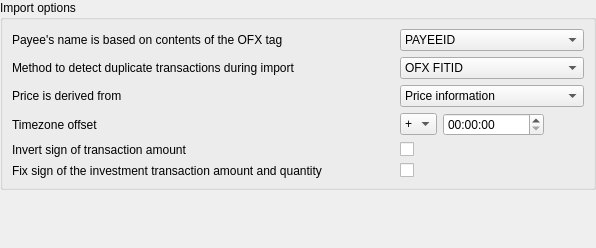
<?xml version="1.0" encoding="UTF-8"?>
<ui version="4.0">
 <class>ImportOption</class>
 <widget class="QWidget" name="ImportOption">
  <property name="geometry">
   <rect>
    <x>0</x>
    <y>0</y>
    <width>596</width>
    <height>248</height>
   </rect>
  </property>
  <layout class="QVBoxLayout" name="verticalLayout">
   <property name="leftMargin">
    <number>0</number>
   </property>
   <property name="topMargin">
    <number>0</number>
   </property>
   <property name="rightMargin">
    <number>0</number>
   </property>
   <property name="bottomMargin">
    <number>0</number>
   </property>
   <item>
    <widget class="QGroupBox" name="buttonGroupBox1">
     <property name="title">
      <string>Import options</string>
     </property>
     <layout class="QGridLayout" name="gridLayout">
      <item row="1" column="1">
       <widget class="QComboBox" name="m_uniqueIdSource">
        <item>
         <property name="text">
          <string>OFX FITID</string>
         </property>
        </item>
        <item>
         <property name="text">
          <string>KMyMoney Hash</string>
         </property>
        </item>
       </widget>
      </item>
      <item row="3" column="0">
       <widget class="QLabel" name="label">
        <property name="text">
         <string>Timezone offset</string>
        </property>
       </widget>
      </item>
      <item row="4" column="0">
       <widget class="QLabel" name="label_3">
        <property name="text">
         <string>Invert sign of transaction amount</string>
        </property>
       </widget>
      </item>
      <item row="5" column="0">
       <widget class="QLabel" name="label_4">
        <property name="text">
         <string>Fix sign of the investment transaction amount and quantity</string>
        </property>
       </widget>
      </item>
      <item row="4" column="1">
       <widget class="QCheckBox" name="m_invertAmount">
        <property name="toolTip">
         <string>&lt;html&gt;&lt;head/&gt;&lt;body&gt;&lt;p&gt;Check this if you need to invert the sign of imported transaction amounts, e.g. if you need to reverse charges and payments because your institution provides them inverted.&lt;/p&gt;&lt;/body&gt;&lt;/html&gt;</string>
        </property>
        <property name="text">
         <string/>
        </property>
       </widget>
      </item>
      <item row="5" column="1">
       <widget class="QCheckBox" name="m_fixBuySellSignage">
        <property name="toolTip">
         <string>&lt;html&gt;&lt;head/&gt;&lt;body&gt;&lt;p&gt;Check this if the investment transactions after importing have incorrect Buy/Sell type assigned, which may be caused by your institution not applying the correct negative/positive sign to the share amount or quantity value.&lt;/p&gt;&lt;/body&gt;&lt;/html&gt;</string>
        </property>
        <property name="text">
         <string/>
        </property>
       </widget>
      </item>
      <item row="1" column="0">
       <widget class="QLabel" name="label_2">
        <property name="text">
         <string>Method to detect duplicate transactions during import</string>
        </property>
       </widget>
      </item>
      <item row="0" column="0">
       <widget class="QLabel" name="textLabel3_2">
        <property name="sizePolicy">
         <sizepolicy hsizetype="Preferred" vsizetype="Preferred">
          <horstretch>1</horstretch>
          <verstretch>0</verstretch>
         </sizepolicy>
        </property>
        <property name="text">
         <string>Payee's name is based on contents of the OFX tag</string>
        </property>
        <property name="wordWrap">
         <bool>false</bool>
        </property>
       </widget>
      </item>
      <item row="0" column="1">
       <widget class="KComboBox" name="m_preferName">
        <item>
         <property name="text">
          <string notr="true">PAYEEID</string>
         </property>
        </item>
        <item>
         <property name="text">
          <string notr="true">NAME</string>
         </property>
        </item>
        <item>
         <property name="text">
          <string notr="true">MEMO</string>
         </property>
        </item>
       </widget>
      </item>
      <item row="3" column="1">
       <layout class="QHBoxLayout" name="hl2" stretch="0,1,0">
        <item>
         <widget class="KComboBox" name="m_timestampOffsetSign">
          <item>
           <property name="text">
            <string>+</string>
           </property>
          </item>
          <item>
           <property name="text">
            <string>-</string>
           </property>
          </item>
         </widget>
        </item>
        <item>
         <widget class="QTimeEdit" name="m_timestampOffset"/>
        </item>
        <item>
         <spacer name="horizontalSpacer">
          <property name="orientation">
           <enum>Qt::Horizontal</enum>
          </property>
          <property name="sizeHint" stdset="0">
           <size>
            <width>40</width>
            <height>20</height>
           </size>
          </property>
         </spacer>
        </item>
       </layout>
      </item>
      <item row="2" column="0">
       <widget class="QLabel" name="label_5">
        <property name="text">
         <string>Price is derived from</string>
        </property>
       </widget>
      </item>
      <item row="2" column="1">
       <widget class="QComboBox" name="m_preferredPrice">
        <item>
         <property name="text">
          <string>Price information</string>
         </property>
        </item>
        <item>
         <property name="text">
          <string>Value and number of shares</string>
         </property>
        </item>
       </widget>
      </item>
     </layout>
    </widget>
   </item>
   <item>
    <spacer name="verticalSpacer">
     <property name="orientation">
      <enum>Qt::Vertical</enum>
     </property>
     <property name="sizeHint" stdset="0">
      <size>
       <width>20</width>
       <height>40</height>
      </size>
     </property>
    </spacer>
   </item>
  </layout>
 </widget>
 <customwidgets>
  <customwidget>
   <class>KComboBox</class>
   <extends>QComboBox</extends>
   <header>kcombobox.h</header>
  </customwidget>
 </customwidgets>
 <resources/>
 <connections/>
</ui>
